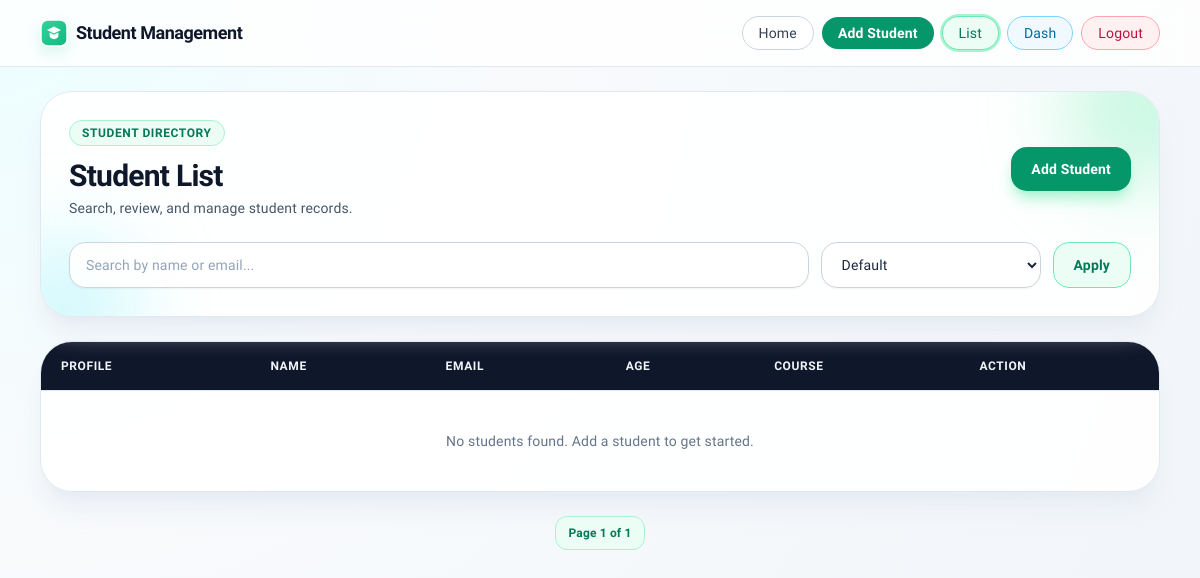
Page /students/ (signed in) on the earlier database version.
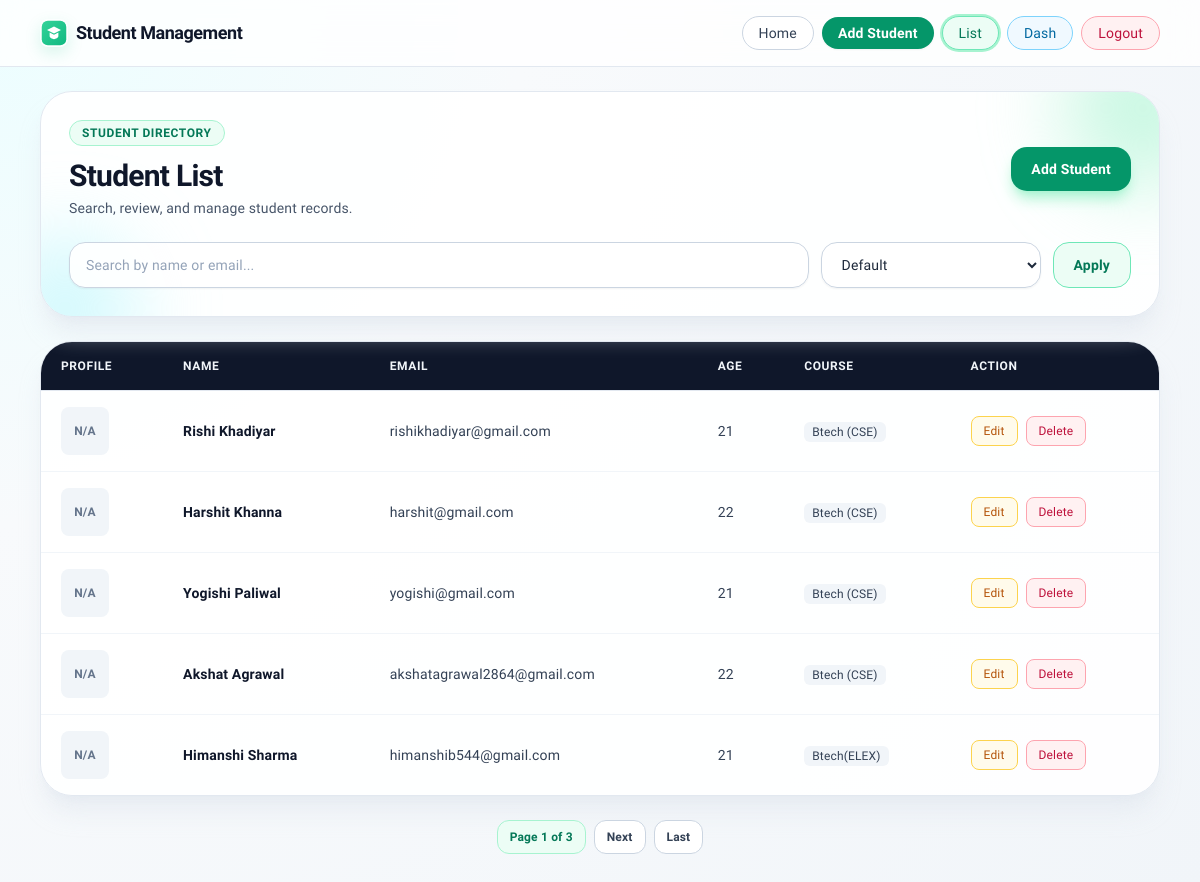
Same page on the later database version.
### students/models.py (models this page shows, shortened)
class Student(models.Model):
    name = models.CharField(max_length=100)
    email = models.EmailField()
    age = models.IntegerField()
    course = models.ForeignKey(Course, on_delete=models.CASCADE, null=True)
    created_by = models.ForeignKey(settings.AUTH_USER_MODEL, on_delete=models.CASCADE, null=True, blank=True)
    profile_image = models.ImageField(upload_to='students/profile_images/', blank=True, null=True)

class Course(models.Model):
    name = models.CharField(max_length=100)

### students/views.py (the view)
# urls.py: path('students/', views.StudentListView.as_view(), name='student_list'),
class StudentListView(ListView):
    model = Student
    template_name = "student_list.html"
    context_object_name = "students"
    paginate_by = 5
    def get_queryset(self):
        search_query = self.request.GET.get("search")
        sort_query = self.request.GET.get("sort", "id")
        allowed_sort = {
            "id": "id",
            "name": "name",
            "-name": "-name",
            "age": "age",
            "-age": "-age",
        }
        sort_by = allowed_sort.get(sort_query, "id")
        queryset = Student.objects.select_related("course").all()
        if self.request.user.is_authenticated:
            queryset = queryset.filter(created_by=self.request.user)
        else:
            queryset = queryset.none()
        queryset = queryset.order_by(sort_by)
        if search_query:
            queryset = queryset.filter(
                Q(name__icontains=search_query) | Q(email__icontains=search_query)
            )
        return queryset
    def get_context_data(self, **kwargs):
        context = super().get_context_data(**kwargs)
        context["current_sort"] = self.request.GET.get("sort", "id")
        return context

### students/templates/student_list.html (shortened to what this page needs)
{% extends "base.html" %}
{% block content %}
<section class="space-y-6">
    <div class="relative overflow-hidden rounded-[2rem] border border-slate-200 bg-white/90 p-7 shadow-xl shadow-slate-200/70">
        <div class="pointer-events-none absolute -right-16 -top-16 h-40 w-40 rounded-full bg-emerald-200/60 blur-2xl"></div>
        <div class="relative flex flex-wrap items-center justify-between gap-4">
            <div>
                <span class="inline-block rounded-full border border-emerald-200 bg-emerald-50 px-3 py-1 text-xs font-semibold uppercase tracking-wider text-emerald-700">
                    Student Directory
                </span>
                <h1 class="mt-3 text-3xl font-extrabold tracking-tight text-slate-900">Student List</h1>
                <p class="mt-1 text-sm text-slate-600">Search, review, and manage student records.</p>
            </div>
            <a href="{% url 'create_student' %}" class="inline-flex items-center justify-center rounded-2xl bg-emerald-600 px-5 py-3 text-sm font-bold text-white shadow-lg shadow-emerald-200 transition hover:-translate-y-0.5 hover:bg-emerald-700">
                Add Student
            </a>
        </div>
        <form method="GET" class="relative mt-6 grid grid-cols-1 gap-3 md:grid-cols-[1fr_220px_auto]">
            <input
                type="text"
                name="search"
                value="{{ request.GET.search }}"
                placeholder="Search by name or email..."
                class="w-full rounded-2xl border border-slate-300 bg-white/90 px-4 py-3 text-sm font-medium text-slate-800 shadow-sm outline-none transition placeholder:text-slate-400 focus:border-emerald-500 focus:ring-4 focus:ring-emerald-100"
            >
            <select name="sort" class="w-full rounded-2xl border border-slate-300 bg-white/90 px-4 py-3 text-sm font-medium text-slate-800 shadow-sm outline-none transition focus:border-emerald-500 focus:ring-4 focus:ring-emerald-100">
                <option value="id" {% if current_sort == 'id' %}selected{% endif %}>Default</option>
            </select>
            <button type="submit" class="rounded-2xl border border-emerald-300 bg-emerald-50 px-5 py-3 text-sm font-bold text-emerald-700 transition hover:bg-emerald-100">
                Apply
            </button>
        </form>
    </div>
    <div class="overflow-hidden rounded-[2rem] border border-slate-200 bg-white/90 shadow-xl shadow-slate-200/70">
        <div class="overflow-x-auto">
            <table class="min-w-full divide-y divide-slate-200 text-sm">
                <thead class="bg-slate-900 text-left text-xs uppercase tracking-wider text-slate-100">
                    <tr>
                        <th class="hidden px-5 py-4 lg:table-cell">Profile</th>
                        <th class="px-5 py-4">Name</th>
                        <th class="hidden px-5 py-4 md:table-cell">Email</th>
                        <th class="hidden px-5 py-4 sm:table-cell">Age</th>
                        <th class="px-5 py-4">Course</th>
                        <th class="px-5 py-4">Action</th>
                    </tr>
                </thead>
                <tbody class="divide-y divide-slate-100 text-slate-700">
                    {% for student in students %}
                    <tr class="table-row-hover transition hover:bg-slate-50">
                        <td class="hidden px-5 py-4 lg:table-cell">
                            {% if student.profile_image %}
                            <img src="{{ student.profile_image.url }}" alt="{{ student.name }}" class="h-12 w-12 rounded-lg object-cover ring-1 ring-slate-200">
                            {% else %}
                            <div class="flex h-12 w-12 items-center justify-center rounded-lg bg-slate-100 text-xs font-semibold text-slate-500">
                                N/A
                            </div>
                            {% endif %}
                        </td>
                        <td class="px-5 py-4 font-semibold text-slate-900">
                            {{ student.name }}
                        </td>
                        <td class="hidden px-5 py-4 md:table-cell">{{ student.email }}</td>
                        <td class="hidden px-5 py-4 sm:table-cell">{{ student.age }}</td>
                        <td class="px-5 py-4">{% if student.course %}<span class="inline-block rounded-md bg-slate-100 px-2 py-0.5 text-xs font-medium">{{ student.course.name }}</span>{% else %}-{% endif %}</td>
                        <td class="px-5 py-4">
                            <div class="flex gap-2">
                                <a href="{% url 'edit_student' student.id %}" class="flex h-8 w-8 items-center justify-center rounded-lg border border-amber-300 bg-amber-50 text-amber-700 transition hover:bg-amber-100 md:h-auto md:w-auto md:px-3 md:py-1.5 md:text-xs">
                                    <span class="hidden md:inline">Edit</span>
                                </a>
                                <a href="{% url 'delete_student' student.id %}" class="flex h-8 w-8 items-center justify-center rounded-lg border border-rose-300 bg-rose-50 text-rose-700 transition hover:bg-rose-100 md:h-auto md:w-auto md:px-3 md:py-1.5 md:text-xs">
                                    <span class="hidden md:inline">Delete</span>
                                </a>
                            </div>
                        </td>
                    </tr>
                    {% empty %}
                    <tr>
                        <td colspan="6" class="px-5 py-10 text-center text-sm font-medium text-slate-500">
                            No students found. Add a student to get started.
                        </td>
                    </tr>
                    {% endfor %}
                </tbody>
            </table>
        </div>
    </div>
    <div class="flex flex-wrap items-center justify-center gap-2">
        <span class="rounded-xl border border-emerald-200 bg-emerald-50 px-3 py-2 text-xs font-bold text-emerald-700">
            Page {{ page_obj.number }} of {{ page_obj.paginator.num_pages }}
        </span>
        {% if page_obj.has_next %}
        <a href="?page={{ page_obj.next_page_number }}&search={{ request.GET.search }}&sort={{ current_sort }}" class="rounded-xl border border-slate-300 bg-white px-3 py-2 text-xs font-semibold text-slate-700 transition hover:bg-slate-50">
            Next
        </a>
        <a href="?page={{ page_obj.paginator.num_pages }}&search={{ request.GET.search }}&sort={{ current_sort }}" class="rounded-xl border border-slate-300 bg-white px-3 py-2 text-xs font-semibold text-slate-700 transition hover:bg-slate-50">
            Last
        </a>
        {% endif %}
    </div>
</section>
{% endblock %}

### students/templates/base.html (shortened to what this page needs)
<!DOCTYPE html>
<html>
<head>
{% load static %}
<script src="https://cdn.tailwindcss.com"></script>
<link rel="stylesheet" href="{% static 'students/css/style.css' %}">
</head>
<body class="font-display text-slate-800 bg-slate-100 overflow-x-hidden">
<nav class="relative border-b border-slate-200 bg-white/80 backdrop-blur-md sticky top-0 z-50">
<div class="mx-auto flex w-full max-w-6xl items-center justify-between px-4 py-4">
<a class="flex items-center gap-2 text-lg font-bold tracking-tight text-slate-900" href="/">
<img src="{% static 'students/images/logo.svg' %}" alt="Logo" class="brand-logo">
<span class="hidden sm:inline">Student Management</span>
</a>
<div id="nav-menu" class="absolute inset-x-0 top-full hidden flex-col gap-2 border-b border-slate-200 bg-white p-4 shadow-xl md:static md:flex md:flex-row md:items-center md:border-none md:bg-transparent md:p-0 md:shadow-none z-50">
    <a data-nav="home" href="/" class="rounded-full border border-slate-300 bg-white px-4 py-1.5 text-sm font-medium text-slate-700 transition hover:border-slate-400 hover:bg-slate-50">Home</a>
    <a data-nav="create" href="/create/" class="rounded-full bg-emerald-600 px-4 py-1.5 text-sm font-semibold text-white shadow-sm transition hover:bg-emerald-700">Add Student</a>
    <a data-nav="students" href="/students/" class="rounded-full border border-emerald-300 bg-emerald-50 px-4 py-1.5 text-sm font-medium text-emerald-700 transition hover:bg-emerald-100">List</a>
    {% if user.is_authenticated %}
    <a data-nav="dashboard" href="/dashboard/" class="rounded-full border border-sky-300 bg-sky-50 px-4 py-1.5 text-sm font-medium text-sky-700 transition hover:bg-sky-100">Dash</a>
    <a data-nav="logout" href="/logout/" class="rounded-full border border-rose-300 bg-rose-50 px-4 py-1.5 text-sm font-medium text-rose-700 transition hover:bg-rose-100">Logout</a>
    {% endif %}
</div>
</div>
</nav>
<div class="mx-auto mt-6 w-full max-w-6xl px-4 pb-10">
{% block content %}
{% endblock %}
</div>
</body>
</html>

### students/static/students/css/style.css (style rules this page uses)
:root { --brand-ring: rgba(16, 185, 129, 0.15); }
body { letter-spacing: 0.01em; }
.brand-logo { height: 1.75rem; width: 1.75rem; border-radius: 0.5rem; box-shadow: 0 6px 16px var(--brand-ring); }

Differences in the rows shown:
now on this page (row edited): Student: profile_image "N/A", name "Rishi Khadiyar", email "rishikhadiyar@gmail.com", age "21", course.name "Btech (CSE)"
now on this page (row edited): Student: profile_image "N/A", name "Harshit Khanna", email "harshit@gmail.com", age "22", course.name "Btech (CSE)"
now on this page (row edited): Student: profile_image "N/A", name "Yogishi Paliwal", email "yogishi@gmail.com", age "21", course.name "Btech (CSE)"
now on this page (row edited): Student: profile_image "N/A", name "Akshat Agrawal", email "akshatagrawal2864@gmail.com", age "22", course.name "Btech (CSE)"
now on this page (row edited): Student: profile_image "N/A", name "Himanshi Sharma", email "himanshib544@gmail.com", age "21", course.name "Btech(ELEX)"
Other differences:
{{ page_obj.paginator.num_pages }}: "1" → "3"
text no longer shown: "No students found. Add a student to get started."
text now shown: "Next Last"
